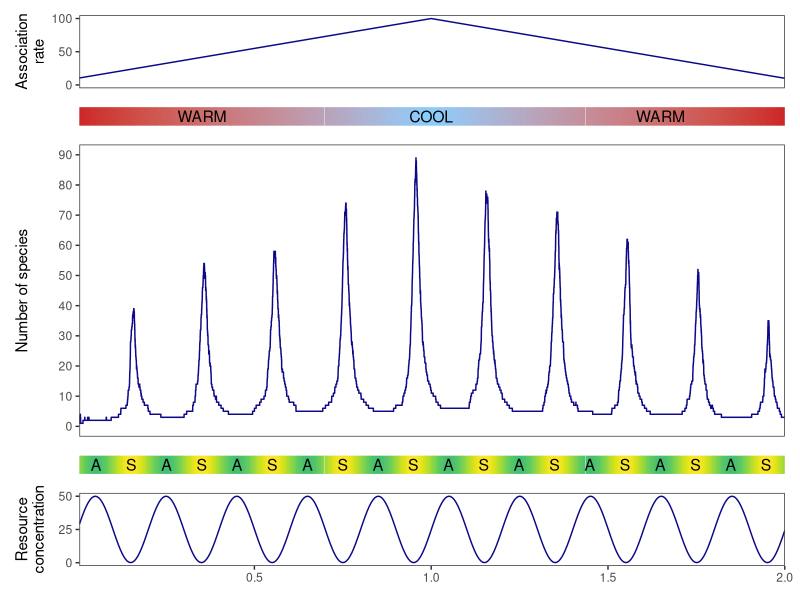

R code for this plot:
library(tidyverse)
library(patchwork)


dat <- read_tsv("../data/fig4_data.tsv", col_types = "ddid-",
                col_names = c("time", "resource", "numTypes", "assocRate")) |>
  mutate(time = time / 1e6)


p1 <- dat |>
  slice(1:400 * 100) |> # Reduce resolution (same quality, smaller file size)
  ggplot(aes(x = time, y = assocRate)) +
  geom_line(color = viridis::plasma(1)) +
  scale_x_continuous(expand = c(0, 0)) +
  scale_y_continuous(limits = c(0, NA), breaks = c(0, 50, 100)) +
  labs(x = NULL, y = "Association\nrate") +
  theme_bw() +
  theme(panel.grid = element_blank(),
        axis.text.x = element_blank(), axis.ticks.x = element_blank())

p2 <- dat |>
  slice(1:400 * 100) |> # Reduce resolution (same quality, smaller file size)
  ggplot(aes(x = time, y = 0, color = assocRate, fill = assocRate)) +
  geom_tile() +
  scale_x_continuous(expand = c(0, 0)) +
  scale_y_continuous(expand = c(0, 0)) +
  scale_color_gradient(low = "firebrick3", high = "skyblue1") +
  scale_fill_gradient(low = "firebrick3", high = "skyblue1") +
  labs(x = NULL, y = NULL) +
  guides(color = "none", fill = "none") +
  theme_minimal() +
  theme(axis.text = element_blank(), axis.ticks = element_blank()) +
  annotate(geom = "text", x = 0.35, y = 0, label = "WARM", color = "black", size = 4) +
  annotate(geom = "text", x = 1.00, y = 0, label = "COOL", color = "black", size = 4) +
  annotate(geom = "text", x = 1.65, y = 0, label = "WARM", color = "black", size = 4)

p3 <- dat |>
  ggplot(aes(x = time, y = numTypes)) +
  geom_line(color = viridis::plasma(1)) +
  scale_x_continuous(expand = c(0, 0)) +
  scale_y_continuous(breaks = 0:9 * 10) +
  labs(x = NULL, y = "Number of species") +
  theme_bw() +
  theme(panel.grid = element_blank(),
        axis.text.x = element_blank(), axis.ticks.x = element_blank())

p4 <- (dat |>
         slice(1:400 * 100) |> # Reduce resolution (same quality, smaller file size)
         ggplot(aes(x = time, y = 0, color = resource, fill = resource)) +
         geom_tile() +
         scale_x_continuous(expand = c(0, 0)) +
         scale_y_continuous(expand = c(0, 0)) +
         scale_color_viridis_c(begin = 0.7, direction = -1) +
         scale_fill_viridis_c(begin = 0.7, direction = -1) +
         labs(x = NULL, y = NULL) +
         guides(color = "none", fill = "none") +
         theme_minimal() +
         theme(axis.text = element_blank(), axis.ticks = element_blank())) |>
  (\(plt) reduce(1:20, \(p, i) {
    x <- seq(0.05, 1.95, l = 20)[i]
    lab <- ifelse(i %% 2 == 0, "S", "A")
    p + annotate(geom = "text", x = x, y = 0, label = lab, color = "black", size = 4)
  }, .init = plt))()


p5 <- dat |>
  slice(1:400 * 100) |> # Reduce resolution (same quality, smaller file size)
  ggplot(aes(x = time, y = resource)) +
  geom_line(color = viridis::plasma(1)) +
  scale_x_continuous(expand = c(0, 0)) +
  scale_y_continuous(breaks = c(0, 25, 50)) +
  labs(x = NULL, y = "Resource\nconcentration") +
  theme_bw() +
  theme(panel.grid = element_blank())


p <- (p1 / p2 / p3 / p4 / p5 +
        plot_layout(heights = c(1, 0.25, 4, 0.25, 1), tag_level = "new"))

show(p)
#ggsave("../figures/Fig4.pdf", device = cairo_pdf, width = 6, height = 7)
